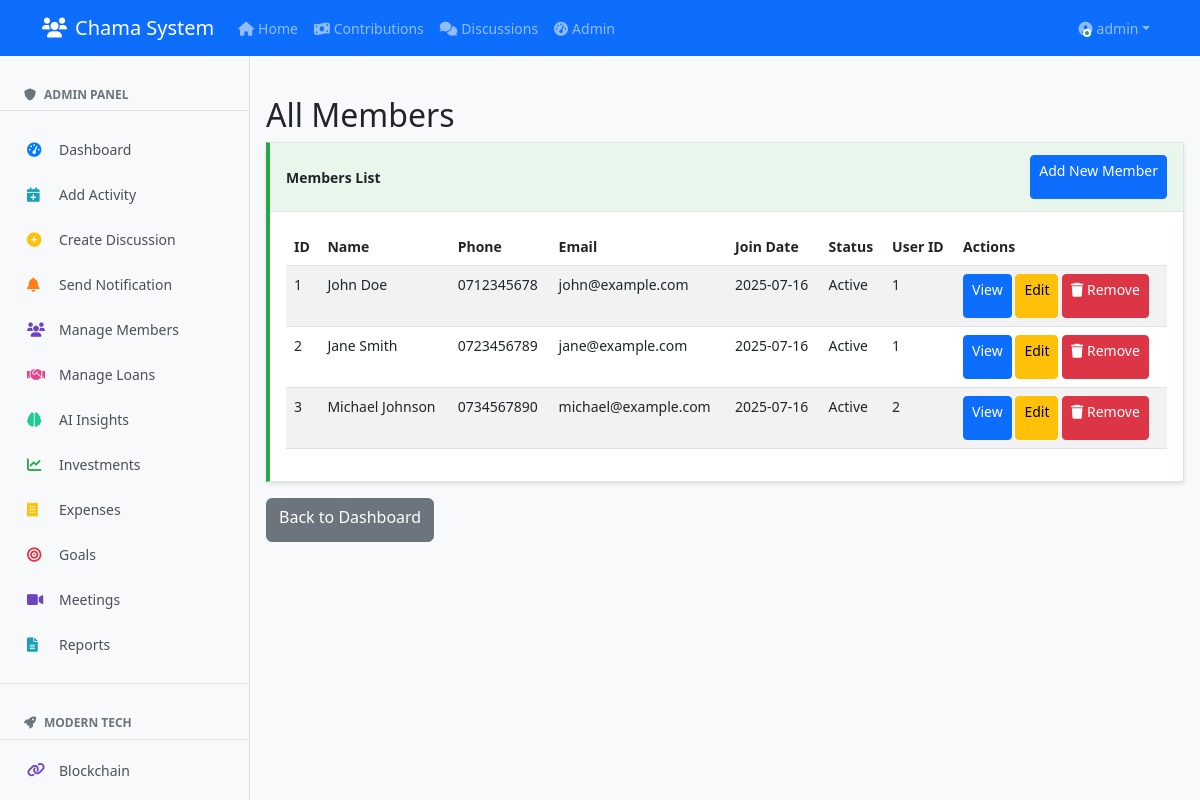
The app's page /admin/members (signed in), older data.
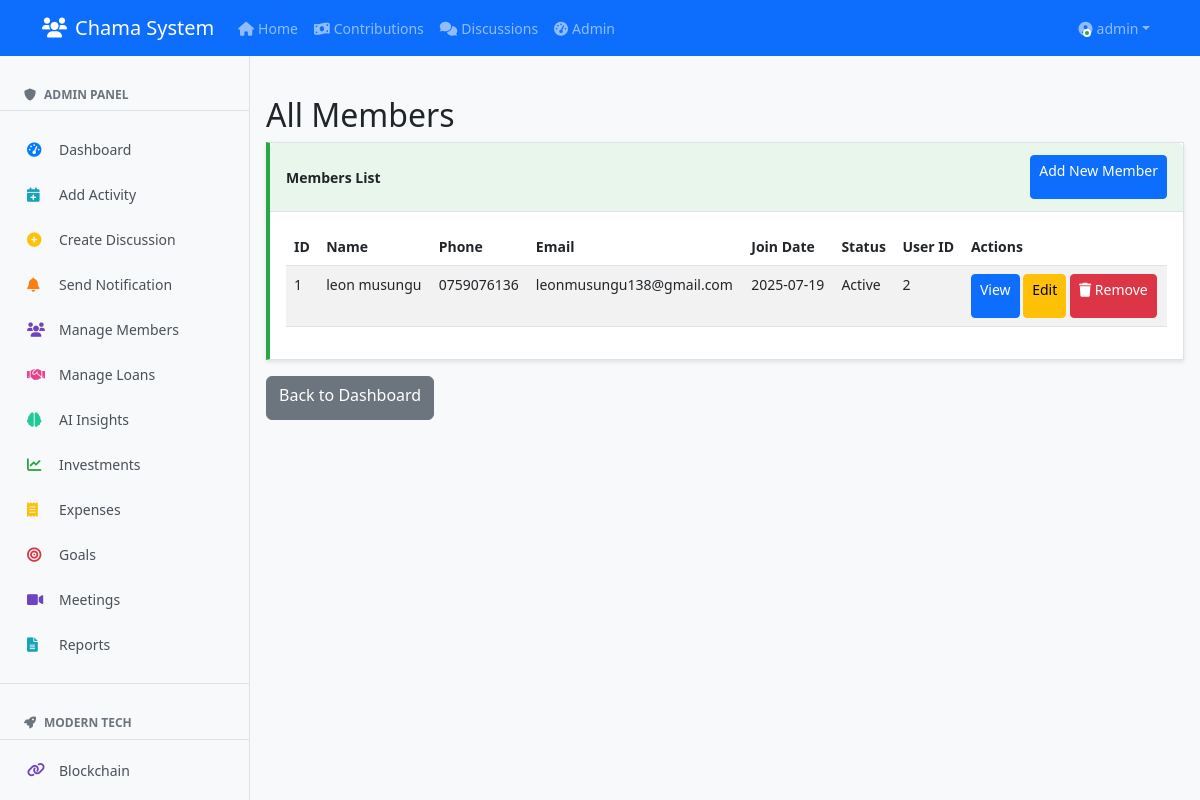
The same page, newer data.
### clean_app.py (models this page shows, shortened)
class User(db.Model, UserMixin):
    id = db.Column(db.Integer, primary_key=True)
    username = db.Column(db.String(80), unique=True, nullable=False)
    password = db.Column(db.String(200), nullable=False)
    is_admin = db.Column(db.Boolean, default=False)
    last_seen = db.Column(db.DateTime, default=datetime.utcnow)
    is_online = db.Column(db.Boolean, default=False)
    members = db.relationship('Member', backref='user', lazy=True)

class Member(db.Model):
    id = db.Column(db.Integer, primary_key=True)
    name = db.Column(db.String(100), nullable=False)
    phone = db.Column(db.String(20), nullable=False, unique=True)
    email = db.Column(db.String(100))
    join_date = db.Column(db.DateTime, default=datetime.utcnow)
    status = db.Column(db.String(20), default='Active')
    user_id = db.Column(db.Integer, db.ForeignKey('user.id'))

### clean_app.py (the view)
@app.route('/admin/members')
@login_required
@admin_required
def admin_members():
    members = Member.query.all()
    return render_template('admin/members.html', members=members)

### clean_app.py (called while the page is built)
@login_manager.user_loader
def load_user(user_id):
    return User.query.get(int(user_id))

def admin_required(f):
    @wraps(f)
    def decorated_function(*args, **kwargs):
        if not current_user.is_admin:
            abort(403)
        return f(*args, **kwargs)
    return decorated_function

### templates/admin/members.html
{% extends "base.html" %}
{% block content %}
<h2>All Members</h2>
<div class="card">
    <div class="card-header d-flex justify-content-between align-items-center">
        <span>Members List</span>
        <a href="{{ url_for('add_member') }}" class="btn btn-primary btn-sm">Add New Member</a>
    </div>
    <div class="card-body">
        <table class="table table-striped">
            <thead>
                <tr>
                    <th>ID</th>
                    <th>Name</th>
                    <th>Phone</th>
                    <th>Email</th>
                    <th>Join Date</th>
                    <th>Status</th>
                    <th>User ID</th>
                    <th>Actions</th>
                </tr>
            </thead>
            <tbody>
                {% for member in members %}
                <tr>
                    <td>{{ member.id }}</td>
                    <td>{{ member.name }}</td>
                    <td>{{ member.phone }}</td>
                    <td>{{ member.email }}</td>
                    <td>{{ member.join_date.strftime('%Y-%m-%d') }}</td>
                    <td>{{ member.status }}</td>
                    <td>{{ member.user_id }}</td>
                    <td>
                        <a href="#" class="btn btn-sm btn-primary">View</a>
                        <a href="#" class="btn btn-sm btn-warning">Edit</a>
                        <a href="{{ url_for('remove_member', member_id=member.id) }}"
                           class="btn btn-sm btn-danger"
                           onclick="return confirm('Are you sure you want to remove {{ member.name }} from the chama? Their user account will be preserved.')">
                            <i class="fas fa-trash"></i> Remove
                        </a>
                    </td>
                </tr>
                {% else %}
                <tr>
                    <td colspan="8" class="text-center">No members found</td>
                </tr>
                {% endfor %}
            </tbody>
        </table>
    </div>
</div>
<div class="mt-3">
    <a href="{{ url_for('admin_dashboard') }}" class="btn btn-secondary">Back to Dashboard</a>
</div>
{% endblock %}

### templates/base.html (shortened to what this page needs)
<!DOCTYPE html>
<html lang="en">
<head>
    <link href="https://cdn.jsdelivr.net/npm/bootstrap@5.3.0-alpha1/dist/css/bootstrap.min.css" rel="stylesheet">
    <link rel="stylesheet" href="https://cdnjs.cloudflare.com/ajax/libs/font-awesome/6.0.0/css/all.min.css">
    <link rel="stylesheet" href="{{ url_for('static', filename='responsive.css') }}">
    <link rel="stylesheet" href="{{ url_for('static', filename='mobile-features.css') }}">
</head>
<body>
    {% include 'navbar.html' %}
    {% if current_user.is_authenticated %}
    <div class="sidebar" id="sidebar">
        {% if current_user.is_admin %}
        <div class="sidebar-header">
            <h6><i class="fas fa-shield-alt me-2"></i>Admin Panel</h6>
        </div>
        <nav class="sidebar-nav">
            <a href="{{ url_for('admin_dashboard') }}" class="sidebar-link {% if request.endpoint == 'admin_dashboard' %}active{% endif %}">
                <i class="fas fa-tachometer-alt"></i>
                <span>Dashboard</span>
            </a>
            <a href="{{ url_for('add_activity') }}" class="sidebar-link">
                <i class="fas fa-calendar-plus"></i>
                <span>Add Activity</span>
            </a>
            <a href="{{ url_for('create_discussion') }}" class="sidebar-link">
                <i class="fas fa-plus-circle"></i>
                <span>Create Discussion</span>
            </a>
            <a href="{{ url_for('send_notification') }}" class="sidebar-link">
                <i class="fas fa-bell"></i>
                <span>Send Notification</span>
            </a>
            <a href="{{ url_for('admin_members') }}" class="sidebar-link">
                <i class="fas fa-users"></i>
                <span>Manage Members</span>
            </a>
            <a href="{{ url_for('admin_loan_requests') }}" class="sidebar-link">
                <i class="fas fa-handshake"></i>
                <span>Manage Loans</span>
            </a>
            <a href="{{ url_for('admin_ai_insights') }}" class="sidebar-link">
                <i class="fas fa-brain"></i>
                <span>AI Insights</span>
            </a>
            <a href="{{ url_for('investments') }}" class="sidebar-link">
                <i class="fas fa-chart-line"></i>
                <span>Investments</span>
            </a>
            <a href="{{ url_for('expenses') }}" class="sidebar-link">
                <i class="fas fa-receipt"></i>
                <span>Expenses</span>
            </a>
            <a href="{{ url_for('goals') }}" class="sidebar-link">
                <i class="fas fa-bullseye"></i>
                <span>Goals</span>
            </a>
            <a href="{{ url_for('meetings') }}" class="sidebar-link">
                <i class="fas fa-video"></i>
                <span>Meetings</span>
            </a>
            <a href="{{ url_for('reports') }}" class="sidebar-link">
                <i class="fas fa-file-alt"></i>
                <span>Reports</span>
            </a>
            <div class="sidebar-divider"></div>
            <div class="sidebar-header">
                <h6><i class="fas fa-rocket me-2"></i>Modern Tech</h6>
            </div>
            <a href="{{ url_for('blockchain_explorer') }}" class="sidebar-link">
                <i class="fas fa-link"></i>
                <span>Blockchain</span>
            </a>
            <a href="{{ url_for('ai_insights') }}" class="sidebar-link">
            </a>
        </nav>
        {% endif %}
    </div>
    {% endif %}
    <div class="main-content {% if current_user.is_authenticated %}with-sidebar{% endif %}">
        <div class="container-fluid px-2 px-md-3">
            {% block content %}{% endblock %}
        </div>
    </div>
</body>
</html>

### templates/navbar.html (shortened to what this page needs)
<nav class="navbar navbar-expand-lg navbar-dark bg-primary">
    <div class="container">
        <a class="navbar-brand" href="{{ url_for('index') }}">
            <i class="fas fa-users me-2"></i>Chama System
        </a>
        <div class="collapse navbar-collapse" id="navbarNav">
            {% if current_user.is_authenticated %}
            <ul class="navbar-nav me-auto">
                <li class="nav-item">
                    <a class="nav-link {% if request.path == url_for('index') %}active{% endif %}" href="{{ url_for('index') }}">
                        <i class="fas fa-home me-1"></i>Home
                    </a>
                </li>
                <li class="nav-item">
                    <a class="nav-link {% if request.path == url_for('contributions') %}active{% endif %}" href="{{ url_for('contributions') }}">
                        <i class="fas fa-money-bill-wave me-1"></i>Contributions
                    </a>
                </li>
                <li class="nav-item">
                    <a class="nav-link {% if request.path == url_for('discussions') %}active{% endif %}" href="{{ url_for('discussions') }}">
                        <i class="fas fa-comments me-1"></i>Discussions
                    </a>
                </li>
                {% if current_user.is_admin %}
                <li class="nav-item">
                    <a class="nav-link {% if request.path == url_for('admin_dashboard') %}active{% endif %}" href="{{ url_for('admin_dashboard') }}">
                        <i class="fas fa-tachometer-alt me-1"></i>Admin
                    </a>
                </li>
                {% endif %}
            </ul>
            <ul class="navbar-nav">
                <li class="nav-item dropdown">
                    <a class="nav-link dropdown-toggle user-dropdown" href="#" id="navbarDropdown" role="button"
                       data-bs-toggle="dropdown" aria-expanded="false">
                        <div class="user-avatar">
                            <span class="online-dot"></span>
                        </div>
                        <span class="ms-1">{{ current_user.username }}</span>
                    </a>
                </li>
            </ul>
            {% endif %}
        </div>
    </div>
</nav>

### templates/base.html (style rules this page uses)
body { background-color: #f8f9fa; font-size: 14px; }
.navbar { margin-bottom: 20px; }
.sidebar { position: fixed; top: 56px; left: 0; width: 250px; height: calc(100vh - 56px); background: #f8f9fa; border-right: 1px solid #dee2e6; z-index: 1000; overflow-y: auto; padding: 1rem 0; }
.sidebar-header { padding: 1rem 1.5rem 0.5rem; border-bottom: 1px solid #dee2e6; margin-bottom: 0.5rem; }
.sidebar-header h6 { color: #6c757d; font-size: 0.75rem; text-transform: uppercase; font-weight: 600; margin: 0; }
.sidebar-nav { padding: 0.5rem 0; }
.sidebar-link { display: flex; align-items: center; padding: 0.75rem 1.5rem; color: #495057; text-decoration: none; transition: all 0.2s ease; border-left: 3px solid transparent; }
.sidebar-link i { width: 20px; margin-right: 0.75rem; font-size: 0.9rem; }
.sidebar-link .fa-tachometer-alt { color: #007bff; }
.sidebar-link .fa-calendar-plus { color: #17a2b8; }
.sidebar-link .fa-plus-circle { color: #ffc107; }
.sidebar-link .fa-bell { color: #fd7e14; }
.sidebar-link .fa-users { color: #6f42c1; }
.sidebar-link .fa-handshake { color: #e83e8c; }
.sidebar-link .fa-brain { color: #20c997; }
.sidebar-link .fa-chart-line { color: #28a745; }
.sidebar-link .fa-receipt { color: #ffc107; }
.sidebar-link .fa-bullseye { color: #dc3545; }
.sidebar-link .fa-video { color: #6f42c1; }
.sidebar-link .fa-file-alt { color: #17a2b8; }
.sidebar-link .fa-link { color: #6f42c1; }
.sidebar-divider { height: 1px; background-color: #dee2e6; margin: 1rem 0; }
.main-content { margin-left: 0; padding-top: 20px; }
.main-content.with-sidebar { margin-left: 250px; }
.btn, .form-control, .form-select { min-height: 44px; }
.card { border-radius: 0 !important; border: 1px solid #dee2e6; margin-bottom: 1rem; box-shadow: 0 2px 4px rgba(0,0,0,0.1); }
.card:nth-child(2) { border-left: 4px solid #28a745; }
.card-body { padding: 1rem; }
.card-header { padding: 0.75rem 1rem; background-color: #f8f9fa; border-bottom: 1px solid #dee2e6; font-weight: 600; }
.card-header:nth-child(1) { background-color: rgba(0,123,255,0.1); }
.card:nth-child(2) .card-header { background-color: rgba(40,167,69,0.1); }

### templates/navbar.html (style rules this page uses)
.user-dropdown { display: flex; align-items: center; }
.user-avatar { position: relative; display: inline-block; }
.online-dot { position: absolute; bottom: 2px; right: 2px; width: 8px; height: 8px; background-color: #28a745; border: 2px solid white; border-radius: 50%; animation: pulse-dot 2s infinite; }

Row changes from the older to the newer data that the page shows:
removed Member: id "2", name "Jane Smith", phone "0723456789", email "jane@example.com", join_date "2025-07-16", status "Active", user_id "1"
removed Member: id "3", name "Michael Johnson", phone "0734567890", email "michael@example.com", join_date "2025-07-16", status "Active", user_id "2"
changed Member "Active": name "John Doe" → "leon musungu"; phone "0712345678" → "0759076136"; email "john@example.com" → "leonmusungu138@gmail.com"; join_date "2025-07-16" → "2025-07-19"; user_id "1" → "2"
